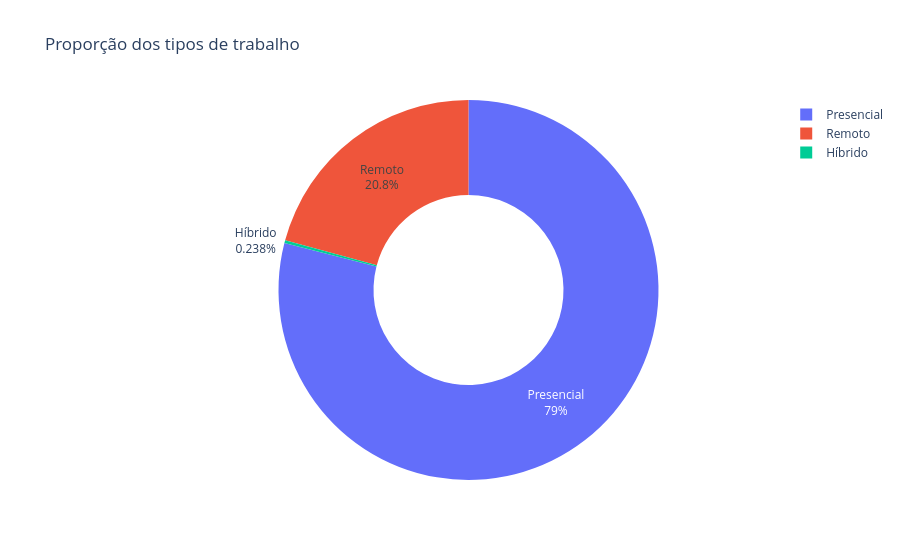

Source (notebook cell):
### Code cell
remoto_contagem = df_limpo['remoto'].value_counts().reset_index()
remoto_contagem.columns = ['tipo_trabalho', 'quantidade']
fig = px.pie(remoto_contagem,
             names ='tipo_trabalho',
             values = 'quantidade',
             title = 'Proporção dos tipos de trabalho', hole = 0.5 #ao acrescenter o hole = 0.5, o gráfico se transforma em gráfico de pizza
             )
fig.update_traces(textinfo = 'percent + label')  #vai aparecer o nome e facilita a visualização, o que vai mudar com o passar dos anos.
fig.show()

### Figure 1 — Plotly figure (JSON) as saved in the notebook; plotly's stock layout.template omitted (floating-point values rounded to 4 significant figures)
{"data": [{"domain": {"x": [0, 1], "y": [0, 1]}, "hole": 0.5, "hovertemplate": "tipo_trabalho=%{label}<br>quantidade=%{value}<extra></extra>", "labels": ["Presencial", "Remoto", "Híbrido"], "legendgroup": "", "name": "", "showlegend": true, "textinfo": "percent+label", "type": "pie", "values": [105305, 27716, 318]}], "layout": {"legend": {"tracegroupgap": 0}, "title": {"text": "Proporção dos tipos de trabalho"}}}
